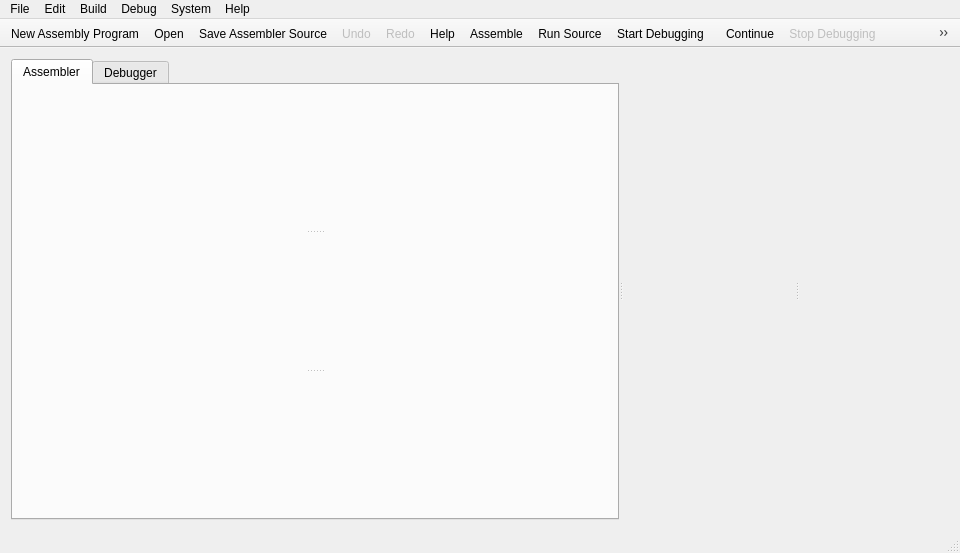
<?xml version="1.0" encoding="UTF-8"?>
<ui version="4.0">
 <class>MainWindow</class>
 <widget class="QMainWindow" name="MainWindow">
  <property name="geometry">
   <rect>
    <x>0</x>
    <y>0</y>
    <width>960</width>
    <height>553</height>
   </rect>
  </property>
  <property name="sizePolicy">
   <sizepolicy hsizetype="Expanding" vsizetype="Expanding">
    <horstretch>0</horstretch>
    <verstretch>0</verstretch>
   </sizepolicy>
  </property>
  <property name="windowTitle">
   <string>Pep/9</string>
  </property>
  <property name="windowIcon">
   <iconset resource="../pep9micro/pep9micro-resources.qrc">
    <normaloff>:/images/Pep9micro-icon.png</normaloff>:/images/Pep9micro-icon.png</iconset>
  </property>
  <property name="unifiedTitleAndToolBarOnMac">
   <bool>true</bool>
  </property>
  <widget class="QWidget" name="centralWidget">
   <layout class="QGridLayout" name="gridLayout">
    <item row="0" column="0">
     <widget class="QSplitter" name="splitter">
      <property name="orientation">
       <enum>Qt::Horizontal</enum>
      </property>
      <widget class="QTabWidget" name="tabWidget">
       <property name="sizePolicy">
        <sizepolicy hsizetype="Expanding" vsizetype="Expanding">
         <horstretch>5</horstretch>
         <verstretch>0</verstretch>
        </sizepolicy>
       </property>
       <property name="maximumSize">
        <size>
         <width>16777215</width>
         <height>16777208</height>
        </size>
       </property>
       <property name="currentIndex">
        <number>0</number>
       </property>
       <property name="documentMode">
        <bool>false</bool>
       </property>
       <property name="movable">
        <bool>true</bool>
       </property>
       <property name="tabBarAutoHide">
        <bool>true</bool>
       </property>
       <widget class="QWidget" name="assemblerTab">
        <attribute name="title">
         <string>Assembler</string>
        </attribute>
        <layout class="QGridLayout" name="gridLayout_6">
         <item row="0" column="0">
          <layout class="QGridLayout" name="assemblerGridLayout">
           <item row="0" column="0">
            <widget class="QSplitter" name="codeSplitter">
             <property name="orientation">
              <enum>Qt::Vertical</enum>
             </property>
             <property name="opaqueResize">
              <bool>true</bool>
             </property>
             <widget class="AsmSourceCodePane" name="AsmSourceCodeWidgetPane" native="true"/>
             <widget class="AsmObjectCodePane" name="AsmObjectCodeWidgetPane" native="true"/>
             <widget class="AsmListingPane" name="AsmListingWidgetPane" native="true"/>
            </widget>
           </item>
          </layout>
         </item>
        </layout>
       </widget>
       <widget class="QWidget" name="debuggerTab">
        <attribute name="title">
         <string>Debugger</string>
        </attribute>
        <layout class="QGridLayout" name="gridLayout_4">
         <item row="0" column="0">
          <widget class="AsmTracePane" name="asmListingTracePane" native="true"/>
         </item>
         <item row="1" column="0">
          <widget class="NewMemoryTracePane" name="memoryTracePane" native="true">
           <property name="minimumSize">
            <size>
             <width>150</width>
             <height>0</height>
            </size>
           </property>
          </widget>
         </item>
        </layout>
       </widget>
      </widget>
      <widget class="QWidget" name="layoutWidget">
       <layout class="QVBoxLayout" name="verticalLayout">
        <item>
         <widget class="AsmCpuPane" name="asmCpuPane" native="true"/>
        </item>
        <item>
         <widget class="IOWidget" name="ioWidget" native="true">
          <property name="sizePolicy">
           <sizepolicy hsizetype="Preferred" vsizetype="Preferred">
            <horstretch>1</horstretch>
            <verstretch>3</verstretch>
           </sizepolicy>
          </property>
          <property name="minimumSize">
           <size>
            <width>150</width>
            <height>110</height>
           </size>
          </property>
         </widget>
        </item>
       </layout>
      </widget>
      <widget class="MemoryDumpPane" name="memoryWidget" native="true">
       <property name="sizePolicy">
        <sizepolicy hsizetype="Preferred" vsizetype="Preferred">
         <horstretch>1</horstretch>
         <verstretch>8</verstretch>
        </sizepolicy>
       </property>
       <property name="minimumSize">
        <size>
         <width>150</width>
         <height>200</height>
        </size>
       </property>
      </widget>
     </widget>
    </item>
   </layout>
  </widget>
  <widget class="QMenuBar" name="menuBar">
   <property name="geometry">
    <rect>
     <x>0</x>
     <y>0</y>
     <width>960</width>
     <height>22</height>
    </rect>
   </property>
   <widget class="QMenu" name="menuFile">
    <property name="title">
     <string>File</string>
    </property>
    <addaction name="actionFile_New_Asm"/>
    <addaction name="actionFile_Open"/>
    <addaction name="separator"/>
    <addaction name="actionFile_Save_Asm"/>
    <addaction name="separator"/>
    <addaction name="actionFile_Save_Asm_Source_As"/>
    <addaction name="actionFile_Save_Object_Code_As"/>
    <addaction name="actionFile_Save_Assembler_Listing_As"/>
    <addaction name="separator"/>
    <addaction name="actionFile_Print_Assembler_Source"/>
    <addaction name="actionFile_Print_Object_Code"/>
    <addaction name="actionFile_Print_Assembler_Listing"/>
    <addaction name="separator"/>
    <addaction name="actionExit"/>
   </widget>
   <widget class="QMenu" name="menuEdit">
    <property name="title">
     <string>Edit</string>
    </property>
    <addaction name="actionEdit_Undo"/>
    <addaction name="actionEdit_Redo"/>
    <addaction name="separator"/>
    <addaction name="actionEdit_Cut"/>
    <addaction name="actionEdit_Copy"/>
    <addaction name="actionEdit_Paste"/>
    <addaction name="separator"/>
    <addaction name="actionEdit_Format_Assembler"/>
    <addaction name="actionEdit_Remove_Error_Assembler"/>
    <addaction name="separator"/>
    <addaction name="actionEdit_Font"/>
    <addaction name="actionEdit_Reset_font_to_Default"/>
   </widget>
   <widget class="QMenu" name="menuSystem">
    <property name="title">
     <string>System</string>
    </property>
    <addaction name="actionSystem_Clear_CPU"/>
    <addaction name="actionSystem_Clear_Memory"/>
    <addaction name="separator"/>
    <addaction name="actionSystem_Assemble_Install_New_OS"/>
    <addaction name="actionSystem_Reinstall_Default_OS"/>
    <addaction name="actionSystem_Redefine_Mnemonics"/>
    <addaction name="separator"/>
    <addaction name="separator"/>
   </widget>
   <widget class="QMenu" name="menuHelp">
    <property name="title">
     <string>Help</string>
    </property>
    <widget class="QMenu" name="menuWriting_Programs">
     <property name="title">
      <string>Writing Programs</string>
     </property>
     <addaction name="actionHelp_Machine_Language"/>
     <addaction name="actionHelp_Assembly_Language"/>
    </widget>
    <addaction name="menuWriting_Programs"/>
    <addaction name="actionHelp_Debugging_Assembly"/>
    <addaction name="actionHelp_Writing_Trap_Handlers"/>
    <addaction name="actionHelp_Pep9Reference"/>
    <addaction name="actionHelp_Examples"/>
    <addaction name="actionHelp_Pep9_Operating_System"/>
    <addaction name="separator"/>
    <addaction name="actionHelp_About_Pep9"/>
    <addaction name="actionHelp_About_Qt"/>
   </widget>
   <widget class="QMenu" name="menuBuild">
    <property name="title">
     <string>Build</string>
    </property>
    <addaction name="ActionBuild_Assemble"/>
    <addaction name="actionBuild_Load_Object"/>
    <addaction name="actionBuild_Run_Object"/>
    <addaction name="separator"/>
    <addaction name="actionBuild_Run"/>
   </widget>
   <widget class="QMenu" name="menuDebug_2">
    <property name="title">
     <string>Debug</string>
    </property>
    <addaction name="actionDebug_Start_Debugging"/>
    <addaction name="actionDebug_Start_Debugging_Object"/>
    <addaction name="actionDebug_Start_Debugging_Loader"/>
    <addaction name="separator"/>
    <addaction name="actionDebug_Interupt_Execution"/>
    <addaction name="actionDebug_Continue"/>
    <addaction name="actionDebug_Restart_Debugging"/>
    <addaction name="actionDebug_Stop_Debugging"/>
    <addaction name="separator"/>
    <addaction name="actionDebug_Step_Over_Assembler"/>
    <addaction name="actionDebug_Step_Into_Assembler"/>
    <addaction name="actionDebug_Step_Out_Assembler"/>
    <addaction name="separator"/>
    <addaction name="separator"/>
    <addaction name="actionDebug_Remove_All_Assembly_Breakpoints"/>
   </widget>
   <addaction name="menuFile"/>
   <addaction name="menuEdit"/>
   <addaction name="menuBuild"/>
   <addaction name="menuDebug_2"/>
   <addaction name="menuSystem"/>
   <addaction name="menuHelp"/>
  </widget>
  <widget class="QToolBar" name="mainToolBar">
   <property name="enabled">
    <bool>true</bool>
   </property>
   <property name="windowTitle">
    <string>Main Toolbar</string>
   </property>
   <property name="movable">
    <bool>false</bool>
   </property>
   <property name="iconSize">
    <size>
     <width>32</width>
     <height>32</height>
    </size>
   </property>
   <property name="floatable">
    <bool>false</bool>
   </property>
   <attribute name="toolBarArea">
    <enum>TopToolBarArea</enum>
   </attribute>
   <attribute name="toolBarBreak">
    <bool>false</bool>
   </attribute>
   <addaction name="actionFile_New_Asm"/>
   <addaction name="actionFile_Open"/>
   <addaction name="actionFile_Save_Asm"/>
   <addaction name="actionEdit_Undo"/>
   <addaction name="actionEdit_Redo"/>
   <addaction name="actionHelp"/>
   <addaction name="ActionBuild_Assemble"/>
   <addaction name="actionBuild_Run"/>
   <addaction name="actionDebug_Start_Debugging"/>
  </widget>
  <widget class="QToolBar" name="byteConverterToolBar">
   <property name="windowTitle">
    <string>Byte Converter</string>
   </property>
   <property name="movable">
    <bool>false</bool>
   </property>
   <property name="floatable">
    <bool>false</bool>
   </property>
   <attribute name="toolBarArea">
    <enum>TopToolBarArea</enum>
   </attribute>
   <attribute name="toolBarBreak">
    <bool>false</bool>
   </attribute>
   <addaction name="actionDebug_Continue"/>
   <addaction name="actionDebug_Stop_Debugging"/>
   <addaction name="actionDebug_Single_Step_Assembler"/>
   <addaction name="actionDebug_Step_Over_Assembler"/>
   <addaction name="actionDebug_Step_Into_Assembler"/>
   <addaction name="actionDebug_Step_Out_Assembler"/>
   <addaction name="separator"/>
  </widget>
  <widget class="QStatusBar" name="statusBar"/>
  <widget class="QToolBar" name="debugToolBar">
   <property name="windowTitle">
    <string>Debug Tools</string>
   </property>
   <property name="movable">
    <bool>false</bool>
   </property>
   <property name="iconSize">
    <size>
     <width>32</width>
     <height>32</height>
    </size>
   </property>
   <attribute name="toolBarArea">
    <enum>TopToolBarArea</enum>
   </attribute>
   <attribute name="toolBarBreak">
    <bool>false</bool>
   </attribute>
  </widget>
  <action name="actionFile_New_Asm">
   <property name="icon">
    <iconset resource="../pep9common/pep9common-resources.qrc">
     <normaloff>:/images/new.png</normaloff>:/images/new.png</iconset>
   </property>
   <property name="text">
    <string>New Assembly Program</string>
   </property>
   <property name="shortcut">
    <string>Ctrl+N</string>
   </property>
   <property name="iconVisibleInMenu">
    <bool>false</bool>
   </property>
  </action>
  <action name="actionFile_Open">
   <property name="icon">
    <iconset resource="../pep9common/pep9common-resources.qrc">
     <normaloff>:/images/open.png</normaloff>:/images/open.png</iconset>
   </property>
   <property name="text">
    <string>Open...</string>
   </property>
   <property name="shortcut">
    <string>Ctrl+O</string>
   </property>
   <property name="iconVisibleInMenu">
    <bool>false</bool>
   </property>
  </action>
  <action name="actionFile_Save_Asm">
   <property name="icon">
    <iconset resource="../pep9common/pep9common-resources.qrc">
     <normaloff>:/images/save.png</normaloff>:/images/save.png</iconset>
   </property>
   <property name="text">
    <string>Save Assembler Source</string>
   </property>
   <property name="shortcut">
    <string>Ctrl+S</string>
   </property>
   <property name="iconVisibleInMenu">
    <bool>false</bool>
   </property>
  </action>
  <action name="actionFile_Save_Asm_Source_As">
   <property name="text">
    <string>Save Assembler Source As...</string>
   </property>
   <property name="shortcut">
    <string>Ctrl+Shift+S</string>
   </property>
   <property name="iconVisibleInMenu">
    <bool>false</bool>
   </property>
  </action>
  <action name="actionEdit_Undo">
   <property name="enabled">
    <bool>false</bool>
   </property>
   <property name="icon">
    <iconset resource="../pep9common/pep9common-resources.qrc">
     <normaloff>:/images/undo.png</normaloff>:/images/undo.png</iconset>
   </property>
   <property name="text">
    <string>Undo</string>
   </property>
   <property name="shortcut">
    <string>Ctrl+Z</string>
   </property>
   <property name="iconVisibleInMenu">
    <bool>true</bool>
   </property>
  </action>
  <action name="actionEdit_Redo">
   <property name="enabled">
    <bool>false</bool>
   </property>
   <property name="icon">
    <iconset resource="../pep9common/pep9common-resources.qrc">
     <normaloff>:/images/redo.png</normaloff>:/images/redo.png</iconset>
   </property>
   <property name="text">
    <string>Redo</string>
   </property>
   <property name="shortcut">
    <string>Ctrl+Y</string>
   </property>
   <property name="iconVisibleInMenu">
    <bool>true</bool>
   </property>
  </action>
  <action name="actionEdit_Cut">
   <property name="icon">
    <iconset resource="../pep9common/pep9common-resources.qrc">
     <normaloff>:/images/cut.png</normaloff>:/images/cut.png</iconset>
   </property>
   <property name="text">
    <string>Cut</string>
   </property>
   <property name="shortcut">
    <string>Ctrl+X</string>
   </property>
   <property name="iconVisibleInMenu">
    <bool>false</bool>
   </property>
  </action>
  <action name="actionEdit_Copy">
   <property name="icon">
    <iconset resource="../pep9common/pep9common-resources.qrc">
     <normaloff>:/images/copy.png</normaloff>:/images/copy.png</iconset>
   </property>
   <property name="text">
    <string>Copy</string>
   </property>
   <property name="shortcut">
    <string>Ctrl+C</string>
   </property>
   <property name="iconVisibleInMenu">
    <bool>false</bool>
   </property>
  </action>
  <action name="actionEdit_Paste">
   <property name="icon">
    <iconset resource="../pep9common/pep9common-resources.qrc">
     <normaloff>:/images/paste.png</normaloff>:/images/paste.png</iconset>
   </property>
   <property name="text">
    <string>Paste</string>
   </property>
   <property name="shortcut">
    <string>Ctrl+V</string>
   </property>
   <property name="iconVisibleInMenu">
    <bool>false</bool>
   </property>
  </action>
  <action name="actionEdit_Font">
   <property name="text">
    <string>Font...</string>
   </property>
   <property name="iconVisibleInMenu">
    <bool>false</bool>
   </property>
  </action>
  <action name="actionSystem_Clear_CPU">
   <property name="text">
    <string>Clear CPU</string>
   </property>
   <property name="iconVisibleInMenu">
    <bool>false</bool>
   </property>
  </action>
  <action name="actionSystem_Clear_Memory">
   <property name="text">
    <string>Clear Memory</string>
   </property>
   <property name="iconVisibleInMenu">
    <bool>false</bool>
   </property>
  </action>
  <action name="actionHelp_Debugging_Assembly">
   <property name="text">
    <string>Debugging Programs</string>
   </property>
   <property name="iconVisibleInMenu">
    <bool>false</bool>
   </property>
  </action>
  <action name="actionBuild_Run">
   <property name="icon">
    <iconset resource="../pep9common/pep9common-resources.qrc">
     <normaloff>:/images/run.png</normaloff>:/images/run.png</iconset>
   </property>
   <property name="text">
    <string>Run Source</string>
   </property>
   <property name="shortcut">
    <string>Ctrl+R</string>
   </property>
   <property name="iconVisibleInMenu">
    <bool>true</bool>
   </property>
  </action>
  <action name="actionDebug_Start_Debugging">
   <property name="icon">
    <iconset resource="../pep9common/pep9common-resources.qrc">
     <normaloff>:/images/debugger_start.png</normaloff>:/images/debugger_start.png</iconset>
   </property>
   <property name="text">
    <string>Start Debugging</string>
   </property>
   <property name="shortcut">
    <string>Ctrl+D</string>
   </property>
   <property name="iconVisibleInMenu">
    <bool>false</bool>
   </property>
  </action>
  <action name="actionDebug_Stop_Debugging">
   <property name="enabled">
    <bool>false</bool>
   </property>
   <property name="icon">
    <iconset resource="../pep9common/pep9common-resources.qrc">
     <normaloff>:/images/stop.png</normaloff>:/images/stop.png</iconset>
   </property>
   <property name="text">
    <string>Stop Debugging</string>
   </property>
   <property name="shortcut">
    <string>Ctrl+E</string>
   </property>
   <property name="iconVisibleInMenu">
    <bool>false</bool>
   </property>
  </action>
  <action name="actionHelp">
   <property name="icon">
    <iconset resource="../pep9common/pep9common-resources.qrc">
     <normaloff>:/images/help.png</normaloff>:/images/help.png</iconset>
   </property>
   <property name="text">
    <string>Help</string>
   </property>
   <property name="shortcut">
    <string>F1</string>
   </property>
  </action>
  <action name="actionFile_Print_Object_Code">
   <property name="text">
    <string>Print Object Code...</string>
   </property>
   <property name="shortcut">
    <string>Ctrl+P</string>
   </property>
  </action>
  <action name="actionHelp_About_Pep9">
   <property name="text">
    <string>About Pep9CPU</string>
   </property>
   <property name="toolTip">
    <string>About Pep9CPU</string>
   </property>
  </action>
  <action name="actionHelp_About_Qt">
   <property name="text">
    <string>About Qt</string>
   </property>
  </action>
  <action name="actionHelp_Writing_Trap_Handlers">
   <property name="text">
    <string>Writing Trap Handlers</string>
   </property>
  </action>
  <action name="actionHelp_Pep9Reference">
   <property name="text">
    <string>Pep/9 Reference</string>
   </property>
  </action>
  <action name="actionHelp_Examples">
   <property name="text">
    <string>Examples</string>
   </property>
  </action>
  <action name="actionEdit_Reset_font_to_Default">
   <property name="text">
    <string>Reset Font to Default</string>
   </property>
   <property name="toolTip">
    <string>Reset Font to Default</string>
   </property>
  </action>
  <action name="actionEdit_Format_Assembler">
   <property name="text">
    <string>Format From Listing</string>
   </property>
   <property name="shortcut">
    <string>Ctrl+L</string>
   </property>
  </action>
  <action name="actionEdit_Remove_Error_Assembler">
   <property name="text">
    <string>Remove Error Messages</string>
   </property>
  </action>
  <action name="ActionBuild_Assemble">
   <property name="icon">
    <iconset resource="../pep9common/pep9common-resources.qrc">
     <normaloff>:/images/assemble.png</normaloff>:/images/assemble.png</iconset>
   </property>
   <property name="text">
    <string>Assemble</string>
   </property>
   <property name="shortcut">
    <string>Ctrl+Shift+A</string>
   </property>
  </action>
  <action name="actionBuild_Load_Object">
   <property name="icon">
    <iconset resource="../pep9common/pep9common-resources.qrc">
     <normaloff>:/images/load-source.png</normaloff>:/images/load-source.png</iconset>
   </property>
   <property name="text">
    <string>Load Object Code</string>
   </property>
   <property name="shortcut">
    <string>Ctrl+Shift+L</string>
   </property>
  </action>
  <action name="actionDebug_Interupt_Execution">
   <property name="enabled">
    <bool>false</bool>
   </property>
   <property name="text">
    <string>Interupt Execution</string>
   </property>
   <property name="shortcut">
    <string>Ctrl+.</string>
   </property>
  </action>
  <action name="actionDebug_Step_Over_Assembler">
   <property name="icon">
    <iconset resource="../pep9common/pep9common-resources.qrc">
     <normaloff>:/images/debugger_step_over.png</normaloff>:/images/debugger_step_over.png</iconset>
   </property>
   <property name="text">
    <string>Step Over - Assembler</string>
   </property>
  </action>
  <action name="actionDebug_Step_Into_Assembler">
   <property name="icon">
    <iconset resource="../pep9common/pep9common-resources.qrc">
     <normaloff>:/images/debugger_step_into.png</normaloff>:/images/debugger_step_into.png</iconset>
   </property>
   <property name="text">
    <string>Step Into - Assembler</string>
   </property>
  </action>
  <action name="actionDebug_Step_Out_Assembler">
   <property name="icon">
    <iconset resource="../pep9common/pep9common-resources.qrc">
     <normaloff>:/images/debugger_step_out.png</normaloff>:/images/debugger_step_out.png</iconset>
   </property>
   <property name="text">
    <string>Step Out - Assembler</string>
   </property>
  </action>
  <action name="actionDebug_Restart_Debugging">
   <property name="text">
    <string>Restart Debugging</string>
   </property>
  </action>
  <action name="actionDebug_Continue">
   <property name="icon">
    <iconset resource="../pep9common/pep9common-resources.qrc">
     <normaloff>:/images/debugger_continue.png</normaloff>:/images/debugger_continue.png</iconset>
   </property>
   <property name="text">
    <string>Continue</string>
   </property>
  </action>
  <action name="actionBuild_Run_Object">
   <property name="text">
    <string>Run Object</string>
   </property>
   <property name="shortcut">
    <string>Ctrl+Shift+R</string>
   </property>
  </action>
  <action name="actionDebug_Start_Debugging_Object">
   <property name="text">
    <string>Start Debugging Object</string>
   </property>
   <property name="shortcut">
    <string>Ctrl+Shift+D</string>
   </property>
  </action>
  <action name="actionDebug_Start_Debugging_Loader">
   <property name="text">
    <string>Start Debugging Loader</string>
   </property>
  </action>
  <action name="actionFile_Print_Assembler_Source">
   <property name="text">
    <string>Print Assembler Source...</string>
   </property>
  </action>
  <action name="actionFile_Print_Assembler_Listing">
   <property name="text">
    <string>Print Assembler Listing...</string>
   </property>
  </action>
  <action name="actionFile_Save_Object_Code_As">
   <property name="text">
    <string>Save Object Code As...</string>
   </property>
  </action>
  <action name="actionFile_Save_Assembler_Listing_As">
   <property name="text">
    <string>Save Assembler Listing As..</string>
   </property>
  </action>
  <action name="actionExit">
   <property name="text">
    <string>Exit</string>
   </property>
  </action>
  <action name="actionDebug_Remove_All_Assembly_Breakpoints">
   <property name="text">
    <string>Remove All Assembly Breakpoints</string>
   </property>
  </action>
  <action name="actionDebug_Single_Step_Assembler">
   <property name="icon">
    <iconset resource="../pep9common/pep9common-resources.qrc">
     <normaloff>:/images/debug_single_step_asm.png</normaloff>:/images/debug_single_step_asm.png</iconset>
   </property>
   <property name="text">
    <string>Single Step - Assembler</string>
   </property>
   <property name="toolTip">
    <string>Single Step - Assembler</string>
   </property>
  </action>
  <action name="actionSystem_Redefine_Mnemonics">
   <property name="text">
    <string>Redefine Mnemonics...</string>
   </property>
  </action>
  <action name="actionSystem_Assemble_Install_New_OS">
   <property name="text">
    <string>Assemble &amp;&amp; Install New OS</string>
   </property>
  </action>
  <action name="actionSystem_Reinstall_Default_OS">
   <property name="text">
    <string>Reinstall Default OS</string>
   </property>
  </action>
  <action name="actionHelp_Machine_Language">
   <property name="text">
    <string>Machine Language</string>
   </property>
  </action>
  <action name="actionHelp_Assembly_Language">
   <property name="text">
    <string>Assembly Language</string>
   </property>
  </action>
  <action name="actionHelp_Pep9_Operating_System">
   <property name="text">
    <string>Pep/9 Operating System</string>
   </property>
  </action>
 </widget>
 <layoutdefault spacing="6" margin="11"/>
 <customwidgets>
  <customwidget>
   <class>MemoryDumpPane</class>
   <extends>QWidget</extends>
   <header>memorydumppane.h</header>
   <container>1</container>
  </customwidget>
  <customwidget>
   <class>IOWidget</class>
   <extends>QWidget</extends>
   <header>iowidget.h</header>
   <container>1</container>
  </customwidget>
  <customwidget>
   <class>AsmListingPane</class>
   <extends>QWidget</extends>
   <header>asmlistingpane.h</header>
   <container>1</container>
  </customwidget>
  <customwidget>
   <class>AsmSourceCodePane</class>
   <extends>QWidget</extends>
   <header>asmsourcecodepane.h</header>
   <container>1</container>
  </customwidget>
  <customwidget>
   <class>AsmObjectCodePane</class>
   <extends>QWidget</extends>
   <header>asmobjectcodepane.h</header>
   <container>1</container>
  </customwidget>
  <customwidget>
   <class>AsmTracePane</class>
   <extends>QWidget</extends>
   <header>asmtracepane.h</header>
   <container>1</container>
  </customwidget>
  <customwidget>
   <class>NewMemoryTracePane</class>
   <extends>QWidget</extends>
   <header>memorytracepane.h</header>
   <container>1</container>
  </customwidget>
  <customwidget>
   <class>AsmCpuPane</class>
   <extends>QWidget</extends>
   <header>asmcpupane.h</header>
   <container>1</container>
  </customwidget>
 </customwidgets>
 <resources>
  <include location="../pep9common/pep9common-resources.qrc"/>
  <include location="../pep9common/pep9common-resources.qrc"/>
  <include location="../pep9micro/pep9micro-resources.qrc"/>
  <include location="../pep9common/pep9common-resources.qrc"/>
 </resources>
 <connections>
  <connection>
   <sender>actionExit</sender>
   <signal>triggered(bool)</signal>
   <receiver>MainWindow</receiver>
   <slot>close()</slot>
   <hints>
    <hint type="sourcelabel">
     <x>-1</x>
     <y>-1</y>
    </hint>
    <hint type="destinationlabel">
     <x>517</x>
     <y>370</y>
    </hint>
   </hints>
  </connection>
 </connections>
 <slots>
  <signal>defaultFonts()</signal>
  <slot>on_actionEdit_Font_Default_triggered()</slot>
 </slots>
</ui>
